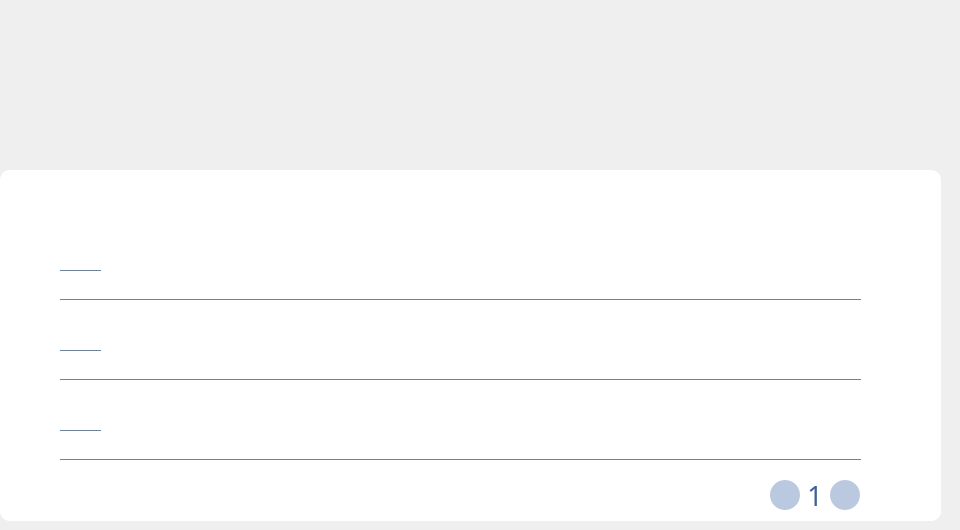
   <widget class="QWidget" name="tab_release">
    <attribute name="title">
     <string>发布通知</string>
    </attribute>
    <widget class="QWidget" name="widget" native="true">
     <property name="geometry">
      <rect>
       <x>0</x>
       <y>170</y>
       <width>941</width>
       <height>351</height>
      </rect>
     </property>
     <property name="styleSheet">
      <string notr="true">background:#ffffff;
border-radius:10px;</string>
     </property>
     <widget class="QWidget" name="widget_label_1" native="true">
      <property name="geometry">
       <rect>
        <x>60</x>
        <y>50</y>
        <width>801</width>
        <height>80</height>
       </rect>
      </property>
      <property name="cursor">
       <cursorShape>ArrowCursor</cursorShape>
      </property>
      <property name="styleSheet">
       <string notr="true">QWidget{border-bottom:1px solid #6e839a;
border-radius:0px;
background-color:#ffffff;
}

QWidget:hover{
background-color:#f1f5fa;
}</string>
      </property>
      <widget class="MyLabel" name="label_title1">
       <property name="geometry">
        <rect>
         <x>59</x>
         <y>9</y>
         <width>711</width>
         <height>41</height>
        </rect>
       </property>
       <property name="font">
        <font>
         <family>黑体</family>
         <pointsize>16</pointsize>
         <weight>50</weight>
         <bold>false</bold>
        </font>
       </property>
       <property name="cursor">
        <cursorShape>PointingHandCursor</cursorShape>
       </property>
       <property name="mouseTracking">
        <bool>true</bool>
       </property>
       <property name="styleSheet">
        <string notr="true">QLabel{
background:transparent;
border-bottom:0px;
color:#3e6093;
}

QLabel:hover{
color:#87b2f2;
}
QLabel:pressed{
color:#2b5aa1;
}</string>
       </property>
       <property name="text">
        <string/>
       </property>
      </widget>
      <widget class="QLabel" name="label_content1">
       <property name="geometry">
        <rect>
         <x>59</x>
         <y>48</y>
         <width>711</width>
         <height>21</height>
        </rect>
       </property>
       <property name="font">
        <font>
         <family>黑体</family>
         <pointsize>14</pointsize>
         <weight>50</weight>
         <bold>false</bold>
        </font>
       </property>
       <property name="styleSheet">
        <string notr="true">border-bottom:0px;
background:transparent;
color:#3e6093;</string>
       </property>
       <property name="text">
        <string/>
       </property>
       <property name="alignment">
        <set>Qt::AlignLeading|Qt::AlignLeft|Qt::AlignTop</set>
       </property>
      </widget>
      <widget class="QLabel" name="label">
       <property name="geometry">
        <rect>
         <x>-10</x>
         <y>0</y>
         <width>51</width>
         <height>51</height>
        </rect>
       </property>
       <property name="styleSheet">
        <string notr="true">border-image:url(:/res/公告界面.png);
background:transparent;</string>
       </property>
       <property name="text">
        <string/>
       </property>
      </widget>
     </widget>
     <widget class="QWidget" name="widget_label_2" native="true">
      <property name="geometry">
       <rect>
        <x>60</x>
        <y>130</y>
        <width>801</width>
        <height>80</height>
       </rect>
      </property>
      <property name="cursor">
       <cursorShape>ArrowCursor</cursorShape>
      </property>
      <property name="styleSheet">
       <string notr="true">QWidget{border-bottom:1px solid #6e839a;
border-radius:0px;
background-color:#ffffff;
}

QWidget:hover{
background-color:#f1f5fa;
}</string>
      </property>
      <widget class="MyLabel" name="label_title2">
       <property name="geometry">
        <rect>
         <x>59</x>
         <y>9</y>
         <width>711</width>
         <height>41</height>
        </rect>
       </property>
       <property name="font">
        <font>
         <family>黑体</family>
         <pointsize>16</pointsize>
         <weight>50</weight>
         <bold>false</bold>
        </font>
       </property>
       <property name="cursor">
        <cursorShape>PointingHandCursor</cursorShape>
       </property>
       <property name="mouseTracking">
        <bool>true</bool>
       </property>
       <property name="styleSheet">
        <string notr="true">QLabel{
background:transparent;
border-bottom:0px;
color:#3e6093;
}

QLabel:hover{
color:#87b2f2;
}
QLabel:pressed{
color:#2b5aa1;
}</string>
       </property>
       <property name="text">
        <string/>
       </property>
      </widget>
      <widget class="QLabel" name="label_content2">
       <property name="geometry">
        <rect>
         <x>59</x>
         <y>48</y>
         <width>711</width>
         <height>21</height>
        </rect>
       </property>
       <property name="font">
        <font>
         <family>黑体</family>
         <pointsize>14</pointsize>
         <weight>50</weight>
         <bold>false</bold>
        </font>
       </property>
       <property name="styleSheet">
        <string notr="true">border-bottom:0px;
background:transparent;
color:#3e6093;</string>
       </property>
       <property name="text">
        <string/>
       </property>
       <property name="alignment">
        <set>Qt::AlignLeading|Qt::AlignLeft|Qt::AlignTop</set>
       </property>
      </widget>
      <widget class="QLabel" name="label_17">
       <property name="geometry">
        <rect>
         <x>-10</x>
         <y>0</y>
         <width>51</width>
         <height>51</height>
        </rect>
       </property>
       <property name="styleSheet">
        <string notr="true">border-image:url(:/res/公告界面.png);
background:transparent;</string>
       </property>
       <property name="text">
        <string/>
       </property>
      </widget>
     </widget>
     <widget class="QWidget" name="widget_label_3" native="true">
      <property name="geometry">
       <rect>
        <x>60</x>
        <y>210</y>
        <width>801</width>
        <height>80</height>
       </rect>
      </property>
      <property name="cursor">
       <cursorShape>ArrowCursor</cursorShape>
      </property>
      <property name="styleSheet">
       <string notr="true">QWidget{border-bottom:1px solid #6e839a;
border-radius:0px;
background-color:#ffffff;
}

QWidget:hover{
background-color:#f1f5fa;
}</string>
      </property>
      <widget class="MyLabel" name="label_title3">
       <property name="geometry">
        <rect>
         <x>59</x>
         <y>9</y>
         <width>711</width>
         <height>41</height>
        </rect>
       </property>
       <property name="font">
        <font>
         <family>黑体</family>
         <pointsize>16</pointsize>
         <weight>50</weight>
         <bold>false</bold>
        </font>
       </property>
       <property name="cursor">
        <cursorShape>PointingHandCursor</cursorShape>
       </property>
       <property name="mouseTracking">
        <bool>true</bool>
       </property>
       <property name="styleSheet">
        <string notr="true">QLabel{
background:transparent;
border-bottom:0px;
color:#3e6093;
}

QLabel:hover{
color:#87b2f2;
}
QLabel:pressed{
color:#2b5aa1;
}</string>
       </property>
       <property name="text">
        <string/>
       </property>
      </widget>
      <widget class="QLabel" name="label_content3">
       <property name="geometry">
        <rect>
         <x>59</x>
         <y>48</y>
         <width>711</width>
         <height>21</height>
        </rect>
       </property>
       <property name="font">
        <font>
         <family>黑体</family>
         <pointsize>14</pointsize>
         <weight>50</weight>
         <bold>false</bold>
        </font>
       </property>
       <property name="cursor">
        <cursorShape>ArrowCursor</cursorShape>
       </property>
       <property name="styleSheet">
        <string notr="true">border-bottom:0px;
background:transparent;
color:#3e6093;</string>
       </property>
       <property name="text">
        <string/>
       </property>
       <property name="alignment">
        <set>Qt::AlignLeading|Qt::AlignLeft|Qt::AlignTop</set>
       </property>
      </widget>
      <widget class="QLabel" name="label_18">
       <property name="geometry">
        <rect>
         <x>-10</x>
         <y>0</y>
         <width>51</width>
         <height>51</height>
        </rect>
       </property>
       <property name="styleSheet">
        <string notr="true">border-image:url(:/res/公告界面.png);
background:transparent;</string>
       </property>
       <property name="text">
        <string/>
       </property>
      </widget>
     </widget>
     <widget class="QPushButton" name="pushButton_before_page">
      <property name="geometry">
       <rect>
        <x>770</x>
        <y>310</y>
        <width>30</width>
        <height>30</height>
       </rect>
      </property>
      <property name="styleSheet">
       <string notr="true">QPushButton{
border-radius:15px;
background-color:#bac9e0;
border-image:url(:/res/公告界面1.png);
}

QPushButton:hover{
background-color:#7f97bb;
}

QPushButton:pressed{
background-color:#5d708e;
}</string>
      </property>
      <property name="text">
       <string/>
      </property>
     </widget>
     <widget class="QLabel" name="label_page">
      <property name="geometry">
       <rect>
        <x>800</x>
        <y>310</y>
        <width>30</width>
        <height>30</height>
       </rect>
      </property>
      <property name="font">
       <font>
        <family>黑体</family>
        <pointsize>20</pointsize>
       </font>
      </property>
      <property name="layoutDirection">
       <enum>Qt::LeftToRight</enum>
      </property>
      <property name="styleSheet">
       <string notr="true">background:transparent;
color:#3e6093;</string>
      </property>
      <property name="text">
       <string>1</string>
      </property>
      <property name="alignment">
       <set>Qt::AlignCenter</set>
      </property>
     </widget>
     <widget class="QPushButton" name="pushButton_next_page">
      <property name="geometry">
       <rect>
        <x>830</x>
        <y>310</y>
        <width>30</width>
        <height>30</height>
       </rect>
      </property>
      <property name="styleSheet">
       <string notr="true">QPushButton{
border-radius:15px;
background-color:#bac9e0;
border-image:url(:/res/公告界面2.png);
}

QPushButton:hover{
background-color:#7f97bb;
}

QPushButton:pressed{
background-color:#5d708e;
}</string>
      </property>
      <property name="text">
       <string/>
      </property>
     </widget>
    </widget>
    <widget class="QLabel" name="label_16">
     <property name="geometry">
      <rect>
       <x>0</x>
       <y>0</y>
       <width>951</width>
       <height>161</height>
      </rect>
     </property>
     <property name="styleSheet">
      <string notr="true">border-image:url(:/res/公告管理头图.jpg);</string>
     </property>
     <property name="text">
      <string/>
     </property>
    </widget>
   </widget>
